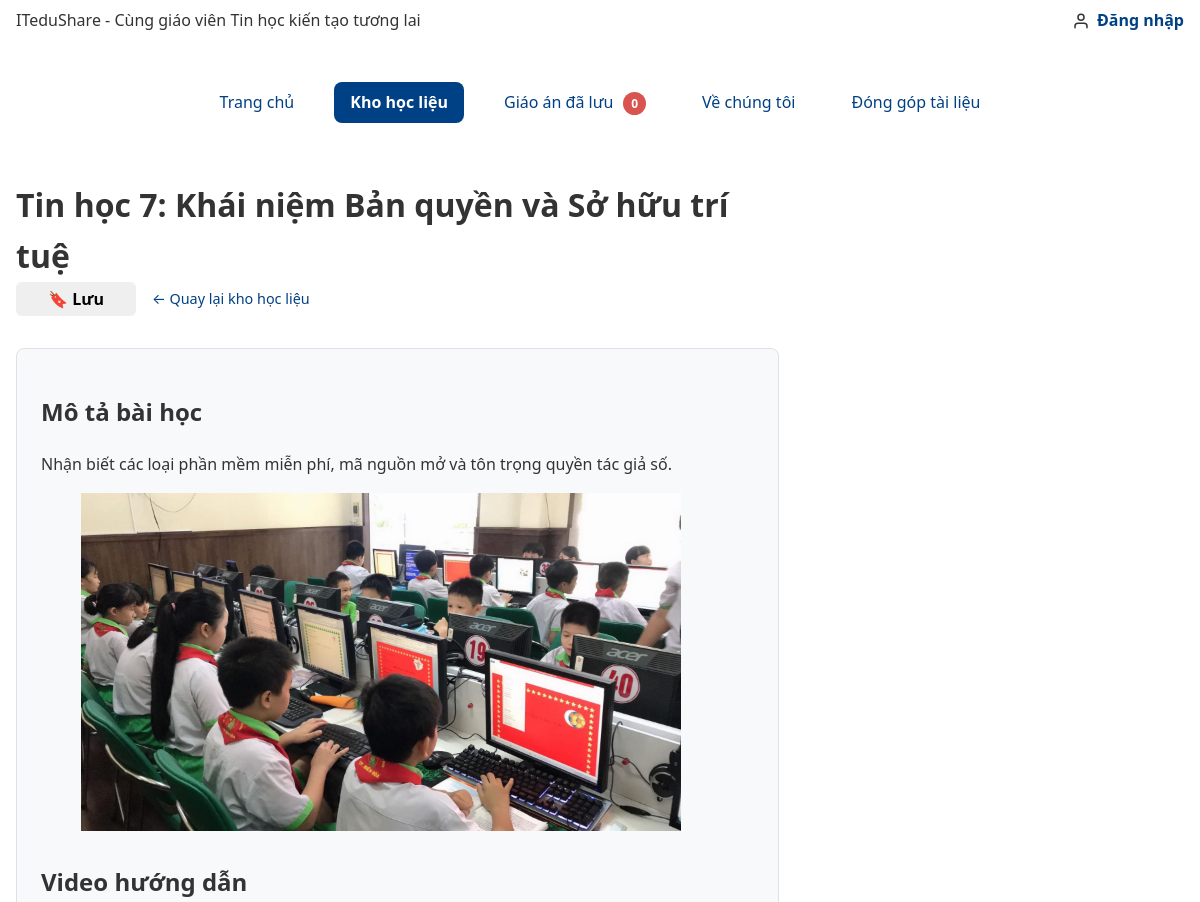
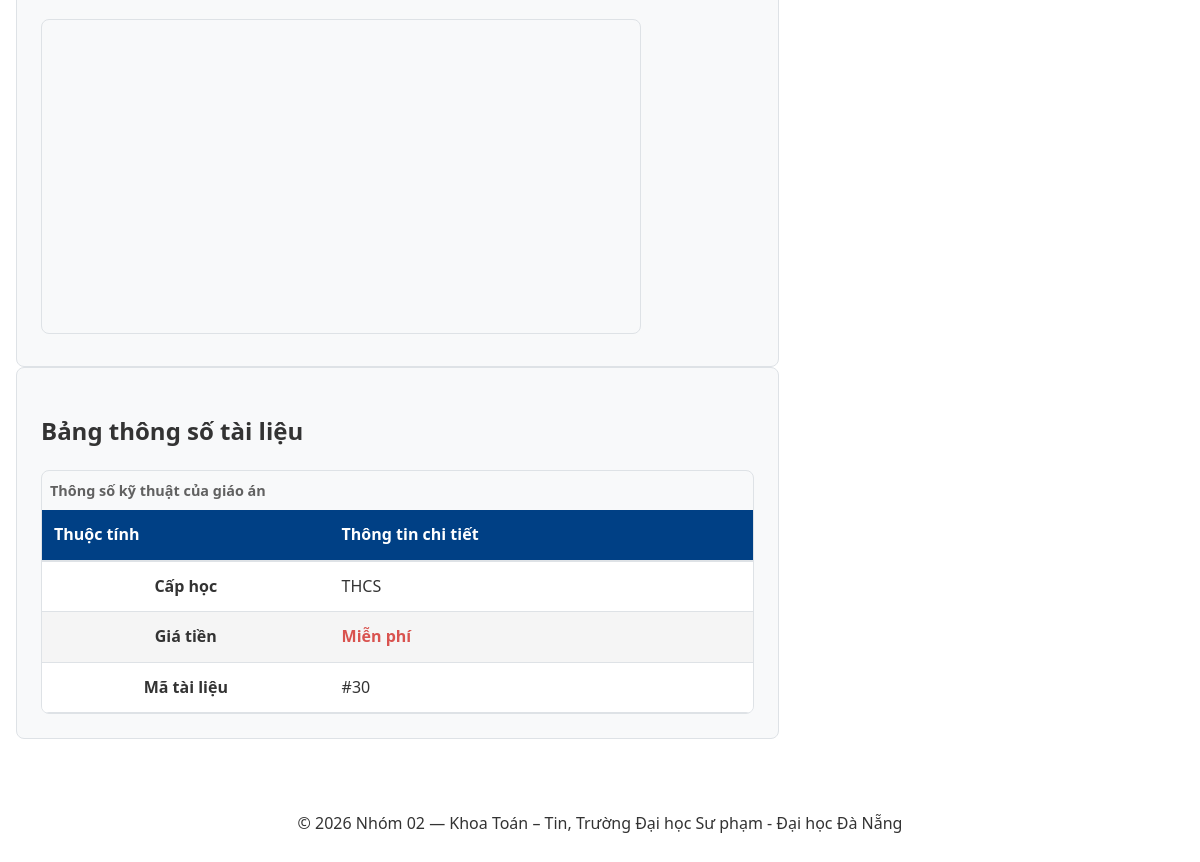
The app's page /chi-tiet-giao-an.php?id=30 with its own data (2 pictures, top to bottom).
### tables this page shows
CREATE TABLE giao_an (
  id          INT UNSIGNED AUTO_INCREMENT PRIMARY KEY,
  danh_muc_id INT UNSIGNED NOT NULL,
  ten         VARCHAR(200) NOT NULL,
  gia         INT UNSIGNED NOT NULL DEFAULT 0 CHECK (gia >= 0),
  ton_kho     INT UNSIGNED NOT NULL DEFAULT 10 CHECK (ton_kho >= 0),
  hinh_anh    VARCHAR(255) NULL,
  mo_ta       TEXT NULL,
  cap_hoc     VARCHAR(50) NOT NULL DEFAULT 'THCS',
  video_url   VARCHAR(255) NULL,
  luot_tai    INT UNSIGNED NOT NULL DEFAULT 0,
  ngay_tao    DATETIME NOT NULL DEFAULT CURRENT_TIMESTAMP,
  FOREIGN KEY (danh_muc_id) REFERENCES danh_muc(id),
  INDEX idx_giao_an_dm_gia (danh_muc_id, gia),
  INDEX idx_giao_an_ten (ten)
);

### inc/db.php (called while the page is built, shortened)
<?php
function db(): PDO {
    static $pdo = null;
    if ($pdo === null) {
        $host    = 'localhost';
        $port    = '3306';
        $dbname  = 'ltweb_nhom02';
        $charset = 'utf8mb4';
        $user    = 'root';
        $pass    = '';
        $dsn = "mysql:host={$host};port={$port};dbname={$dbname};charset={$charset}";
        $options = [
            PDO::ATTR_ERRMODE            => PDO::ERRMODE_EXCEPTION,
            PDO::ATTR_DEFAULT_FETCH_MODE => PDO::FETCH_ASSOC,
            PDO::ATTR_EMULATE_PREPARES   => false,
        ];
        $pdo = new PDO($dsn, $user, $pass, $options);
    }
    return $pdo;
}

### src/Data/KhoGiaoAn.php (called while the page is built, shortened)
<?php
class KhoGiaoAn
{
    public function __construct(private PDO|string|null $db = null)
    {
        if (!($this->db instanceof PDO)) {
            $this->db = db();
        }
    }
    public function timTheoId(int $id): ?GiaoAn
    {
        $st = $this->db->prepare("SELECT * FROM giao_an WHERE id = ?");
        $st->execute([$id]);
        $d = $st->fetch();
        return $d ? GiaoAn::tuMang($d) : null;
    }
}

### src/Models/GiaoAn.php (called while the page is built, shortened)
<?php
class GiaoAn
{
    public static function tuMang(array $d): self
    {
        return new self(
            id:        (int)($d['id']        ?? 0),
            ten:       (string)($d['ten']     ?? ''),
            mo_ta:     (string)($d['mo_ta']   ?? ''),
            cap_hoc:   (string)($d['cap_hoc'] ?? ''),
            gia:       (int)($d['gia']        ?? 0),
            hinh_anh:  (string)($d['hinh_anh'] ?? ''),
            video_url: (string)($d['video_url'] ?? ''),
        );
    }
}

### inc/ham.php (called while the page is built, shortened)
<?php
function e(mixed $str): string {
    return htmlspecialchars((string)$str, ENT_QUOTES | ENT_SUBSTITUTE, 'UTF-8');
}
function vnd($gia): string {
    $gia = (float)$gia;
    if ($gia === 0.0) {
        return 'Miễn phí';
    }
    return number_format($gia, 0, ',', '.') . ' ₫';
}

### src/Services/DanhSachLuu.php (called while the page is built, shortened)
<?php
class DanhSachLuu
{
    public function daLuu(int $id): bool
    {
        return isset($_SESSION['danh_sach_luu'][$id]);
    }
}

### chi-tiet-giao-an.php (the view, shortened to what this page needs)
<?php
$id  = isset($_GET['id']) ? (int)$_GET['id'] : 0;
$kho = new KhoGiaoAn(__DIR__ . '/data/giao-an.json');
$ga  = $id > 0 ? $kho->timTheoId($id) : null;
require_once 'inc/header.php';
?>
    <main class="trang__chinh chi-tiet-giao-an">
        <div id="vung-chi-tiet" aria-live="polite">
            <h1 class="chi-tiet-giao-an__tieu-de"><?= e($ga->ten) ?></h1>
            <div style="margin-bottom: 2rem; display: flex; align-items: center; gap: 1rem;">
                <?php
                $dsLuu = new \App\Services\DanhSachLuu();
                $daLuu = $dsLuu->daLuu($ga->id);
                ?>
                <form action="gio-hang.php" method="POST" style="margin: 0;">
                    <button type="submit" class="nut-thao-tac" style="cursor: pointer; border: none; font-size: 1rem; font-family: inherit; min-width: 120px; text-align: center;">
                        🔖 <?= $daLuu ? 'Đã lưu' : 'Lưu' ?>
                    </button>
                </form>
                <a href="kho-hoc-lieu.php" style="font-size: 0.9rem;">← Quay lại kho học liệu</a>
            </div>
            <article class="chi-tiet-giao-an__noi-dung">
                <h2>Mô tả bài học</h2>
                <p><?= e($ga->mo_ta) ?></p>
                <?php if ($ga->hinh_anh): ?>
                <figure>
                    <img src="<?= e($ga->hinh_anh) ?>"
                         alt="Hình ảnh minh họa cho <?= e($ga->ten) ?>"
                         loading="lazy" width="600" height="400"
                         style="max-width: 100%; height: auto;">
                </figure>
                <?php endif; ?>
                <?php if ($ga->video_url): ?>
                <div style="margin-top: 2rem;">
                    <h2>Video hướng dẫn</h2>
                    <iframe class="chi-tiet-giao-an__khung-xem"
                            height="315"
                            style="width: 100%; max-width: 600px;"
                            src="<?= e($ga->video_url) ?>"
                            title="Video hướng dẫn: <?= e($ga->ten) ?>"
                            allow="accelerometer; autoplay; clipboard-write; encrypted-media; gyroscope; picture-in-picture; web-share"
                            allowfullscreen loading="lazy">
                    </iframe>
                </div>
                <?php endif; ?>
            </article>
            <aside class="chi-tiet-giao-an__thong-tin">
                <h2>Bảng thông số tài liệu</h2>
                <div class="khung-cuon-bang">
                    <table class="bang-hoc-lieu">
                        <caption class="bang-hoc-lieu__chu-thich">Thông số kỹ thuật của giáo án</caption>
                        <thead>
                            <tr>
                                <th scope="col" class="bang-hoc-lieu__dau-cot">Thuộc tính</th>
                                <th scope="col" class="bang-hoc-lieu__dau-cot">Thông tin chi tiết</th>
                            </tr>
                        </thead>
                        <tbody>
                            <tr class="bang-hoc-lieu__hang">
                                <th scope="row" class="bang-hoc-lieu__o-tieu-de">Cấp học</th>
                                <td class="bang-hoc-lieu__o"><?= e($ga->cap_hoc) ?></td>
                            </tr>
                            <tr class="bang-hoc-lieu__hang">
                                <th scope="row" class="bang-hoc-lieu__o-tieu-de">Giá tiền</th>
                                <td class="bang-hoc-lieu__o" style="font-weight: bold; color: var(--mau-nhan);">
                                    <?= vnd($ga->gia) ?>
                                </td>
                            </tr>
                            <tr class="bang-hoc-lieu__hang">
                                <th scope="row" class="bang-hoc-lieu__o-tieu-de">Mã tài liệu</th>
                                <td class="bang-hoc-lieu__o">#<?= $ga->id ?></td>
                            </tr>
                        </tbody>
                    </table>
                </div>
            </aside>
        </div>
    </main>
<?php require_once 'inc/footer.php'; ?>
</body>
</html>

### css/01-bien.css (style rules this page uses)
:root { --mau-chinh: #004085; --mau-nhan: #d9534f; --chu: #333333; --nen: #ffffff; --nen-phu: #f8f9fa; --vien: #dee2e6; --mau-focus: #0056b3; --mau-hover: #002752; --mau-active: #001a36; --font-chinh: system-ui, -apple-system, "Segoe UI", Roboto, "Helvetica Neue", Arial, sans-serif; --co-chu-thuong: 16px; --co-chu-tieu-de: 24px; --bo-goc: 8px; --khoang-cach: 16px; --khoang-cach-lon: 24px; --thoi-gian-chuyen: 0.25s; }

### css/02-chuan-hoa.css (style rules this page uses)
*, *::before, *::after { box-sizing: border-box; }
body { margin: 0; font-family: var(--font-chinh); font-size: var(--co-chu-thuong); color: var(--chu); background-color: var(--nen); line-height: 1.6; max-width: 100vw; overflow-x: hidden; }
img, input, button, select, textarea { max-width: 100%; }
img { max-width: 100%; height: auto; display: block; }

### css/03-bo-cuc.css (style rules this page uses)
.trang { display: grid; gap: var(--khoang-cach-lon); grid-template-areas: "dau" "dieu-huong" "chinh" "chan"; grid-template-columns: 1fr; min-height: 100vh; }
.trang__chinh { grid-area: chinh; }
.trang__dau, .trang__dieu-huong, .trang__chinh, .trang__chan { padding: var(--khoang-cach); max-width: 100%; min-width: 0; }
.chi-tiet-giao-an { display: grid; grid-template-columns: 1fr; gap: 1.5rem; max-width: 100%; }
.chi-tiet-giao-an__tieu-de { grid-column: 1 / -1; margin: 0; }
@media (min-width: 768px) { .trang { grid-template-areas: "dau dau" "dieu-huong dieu-huong" "chinh chinh" "chan chan"; grid-template-columns: 250px 1fr; max-width: 1200px; margin: 0 auto; } }
@media (min-width: 768px) { .chi-tiet-giao-an { grid-template-columns: 2fr 1fr; align-items: start; } }

### css/04-thanh-phan.css (style rules this page uses)
.khung-cuon-bang { width: 100%; overflow-x: auto; -webkit-overflow-scrolling: touch; border-radius: var(--bo-goc); border: 1px solid var(--vien); }
.bang-hoc-lieu { width: 100%; border-collapse: collapse; text-align: left; background-color: var(--nen); }
.bang-hoc-lieu__chu-thich { caption-side: top; font-weight: bold; padding: 0.5rem; color: #616161; font-size: 0.9rem; text-align: left; }
.bang-hoc-lieu__dau-cot { background-color: var(--mau-chinh); color: var(--nen); padding: 0.75rem; font-weight: 600; border-bottom: 2px solid var(--vien); white-space: nowrap; }
.bang-hoc-lieu__o-tieu-de { padding: 0.75rem; font-weight: bold; text-align: center; border-bottom: 1px solid var(--vien); }
.bang-hoc-lieu__o { padding: 0.75rem; border-bottom: 1px solid var(--vien); vertical-align: middle; }
.bang-hoc-lieu__hang:nth-child(even) { background-color: #f5f5f5; }
.nut-thao-tac { display: inline-block; padding: 0.4rem 0.85rem; border-radius: 6px; font-size: 0.875rem; font-weight: 600; text-align: center; border: none; cursor: pointer; text-decoration: none ; transition: background-color var(--thoi-gian-chuyen); }
a { color: var(--mau-chinh); text-decoration: none; transition: color var(--thoi-gian-chuyen), background-color var(--thoi-gian-chuyen); }
.chi-tiet-giao-an__noi-dung, .chi-tiet-giao-an__thong-tin { background-color: var(--nen-phu); padding: var(--khoang-cach-lon); border-radius: var(--bo-goc); border: 1px solid var(--vien); min-width: 0; }
.chi-tiet-giao-an__khung-xem { width: 100%; border: 1px solid var(--vien); border-radius: var(--bo-goc); }

### records on screen
giao_an: ten "Tin học 7: Khái niệm Bản quyền và Sở hữu trí tuệ", mo_ta "Nhận biết các loại phần mềm miễn phí, mã nguồn mở và tôn trọng quyền tác giả số.", hinh_anh (picture), cap_hoc "THCS", gia "Miễn phí", id "30"

### other values on screen
$ten "Trang chủ"
$ten "Kho học liệu"
$ten "Giáo án đã lưu"
$ten "Về chúng tôi"
$ten "Đóng góp tài liệu"
